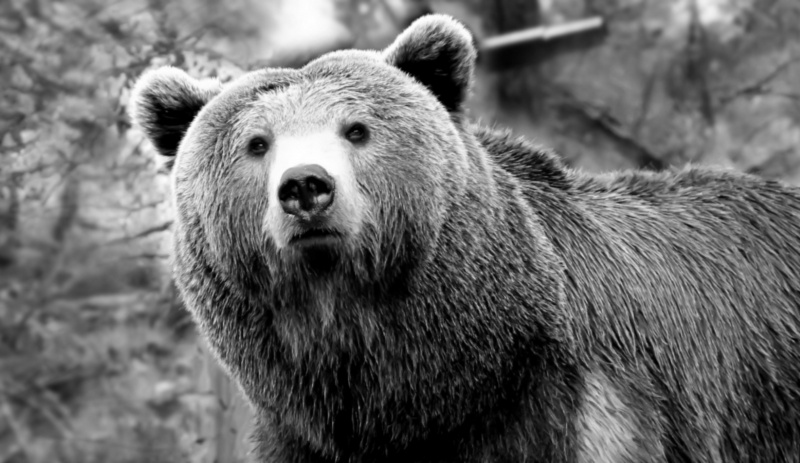
#> input picture bear.jpg, 800 x 463 px
$ python MeanMedFilter.py
#> lines starting #> are read from the running program, lines starting #| are printed output that depends on the picture
import cv2
import numpy as np
from random import randint

# Read, make grayscale ============================================
jpg = "bear.jpg"
img = cv2.imread(jpg)
#> img is the input picture: shape (463, 800, 3); min 0, max 255, mean 106.4
r,g,b = img[:,:,0], img[:,:,1], img[:,:,2]
grayscale = r*0.299 + g*0.587 + b*0.114

# Seasoning the image =============================================

seasoned = np.copy(grayscale)
y,x = seasoned.shape
#> y = 463; x = 800
for yy in range(y):
  for xx in range(x):
    toSeasonOrNotToSeason = randint(0,255)
    if(toSeasonOrNotToSeason == 0 or toSeasonOrNotToSeason == 255):
      seasoned[yy][xx] = toSeasonOrNotToSeason
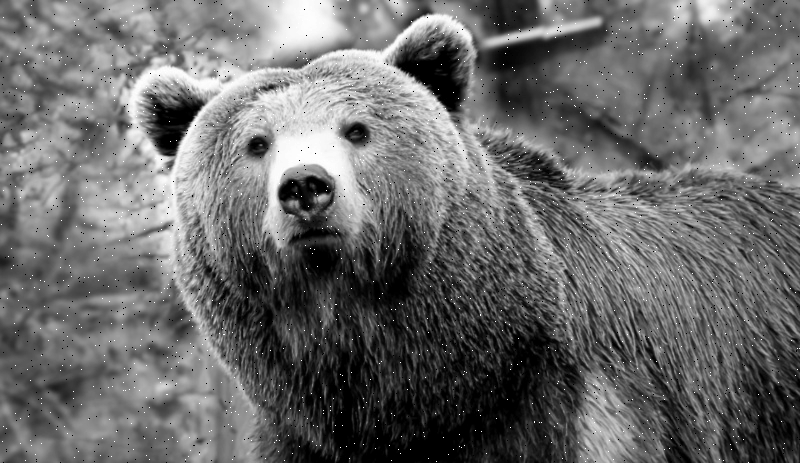
#> seasoned: shape (463, 800) float64; min 0, max 255, mean 106.5

cv2.imshow("Original Grayscale", grayscale/255)
cv2.imshow("Seasoned Image", seasoned/255)
cv2.waitKey(0)
cv2.destroyAllWindows()

# preparing functions ====================================================

def mirrorPadding(size, array):
  new = np.copy(array)
  new = np.pad(new,((size,size),(size,size)),'reflect')
  return new

def meanFilter(size, array):
  y,x = array.shape
  mirrored = mirrorPadding(size,array)
  filtered = np.copy(array)
  for yy in range(size,size+y):
    for xx in range(size,size+x):
      mask = mirrored[yy-int(size/2):yy+int(size/2)+1,
                      xx-int(size/2):xx+int(size/2)+1]
      sum = 0
      for i in mask:
        for j in i:
          sum+=j
      filtered[yy-size][xx-size] = sum / (size*size)
  cv2.imshow(f"before Mean {size}*{size}", array/255)
  cv2.imshow(f"after Mean {size}*{size}", filtered/255)
  cv2.waitKey(0)
  cv2.destroyAllWindows()
  return filtered

def medianFilter(size, array):
  y,x = array.shape
  mirrored = mirrorPadding(size,array)
  filtered = np.copy(array)
  for yy in range(size,size+y):
    for xx in range(size,size+x):
      mask = mirrored[yy-int(size/2):yy+int(size/2)+1,
                      xx-int(size/2):xx+int(size/2)+1]
      maskarr = []
      for i in mask:
        for j in i:
          maskarr.append(j)
      maskarr.sort()
      filtered[yy-size][xx-size] = maskarr[int((size*size)/2)]
  cv2.imshow(f"before Median {size}*{size}", array/255)
  cv2.imshow(f"after Median {size}*{size}", filtered/255)
  cv2.waitKey(0)
  cv2.destroyAllWindows()
  return filtered

# executing the code =====================================================
meanFilter(3,seasoned)
#> in mirrorPadding, `new = np.pad(new,((size,size),(size,size)),'reflect')`:
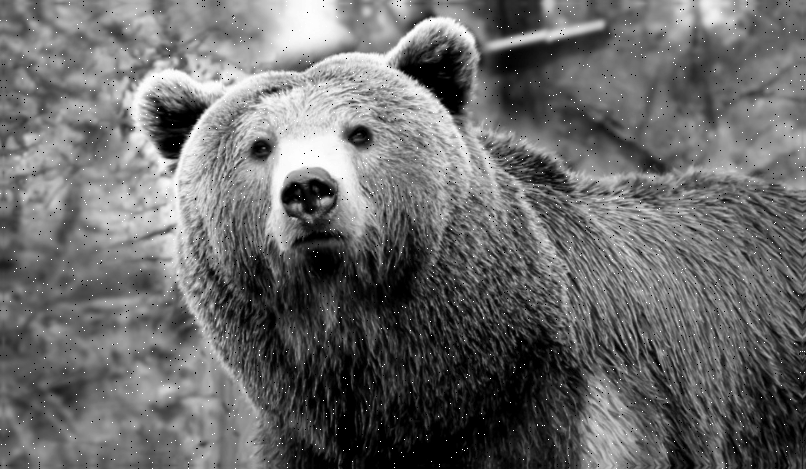
#> new: shape (469, 806) float64; min 0, max 255, mean 106.4
meanFilter(5,seasoned)
#> call 2 of mirrorPadding, with size = 5
#> in mirrorPadding (call 2), `new = np.pad(new,((size,size),(size,size)),'reflect')`:
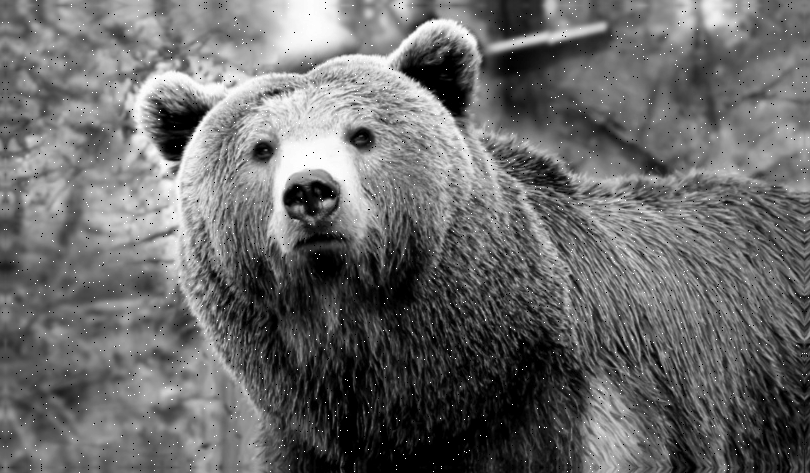
#> new: shape (473, 810) float64; min 0, max 255, mean 106.3
medianFilter(3,seasoned)
#> in medianFilter, `y,x = array.shape`: y = 463; x = 800
medianFilter(5,seasoned)
